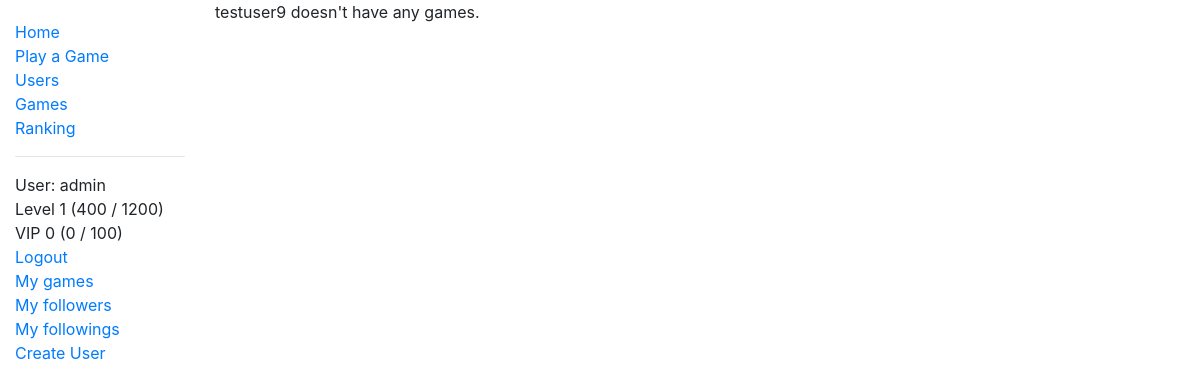
Page /two_zero_four_eight/user/11/games (signed in) on the earlier database version.
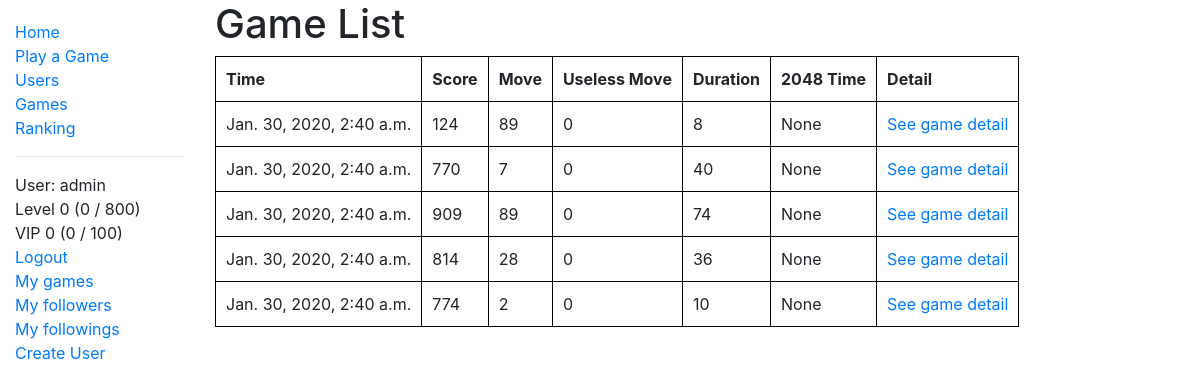
Same page on the later database version.
### two_zero_four_eight/models.py (models this page shows, shortened)
class User(AbstractUser):
    game_played = models.IntegerField(verbose_name='Number of Games Played', default=0)
    best_game = models.OneToOneField('Game', on_delete=models.CASCADE, null=True, blank=True)
    highest_score = models.PositiveIntegerField(verbose_name='Highest Score', null=True, blank=True)
    experience = models.IntegerField(verbose_name='Experience', default=0)
    money_deposited = models.IntegerField(verbose_name='Money Deposited', default=0)
    num_follower = models.IntegerField(verbose_name='Followers', default=0)
    num_following = models.IntegerField(verbose_name='Followings', default=0)
    class Meta:
        ordering = ['date_joined']
    @property
    def level(self):
        return binary_search(number=self.experience, array=experience_table)
    @property
    def level_string(self):
        return 'Level ' + status_string(level=self.level, experience=self.experience, table=experience_table)
    @property
    def vip_level(self):
        return binary_search(number=self.money_deposited, array=vip_table)
    @property
    def vip_level_string(self):
        return 'VIP ' + status_string(level=self.vip_level, experience=self.money_deposited, table=vip_table)

class Game(models.Model):
    player = models.ForeignKey(User, on_delete=models.CASCADE, null=False, blank=False)
    score = models.PositiveIntegerField(verbose_name='Score')
    started_at = models.DateTimeField(default=timezone.now, db_index=True)
    duration_second = models.PositiveIntegerField(verbose_name='Duration in Second')
    time_2048_second = models.PositiveIntegerField(verbose_name='Time taken to achieve 2048', null=True, blank=True)
    move = models.PositiveIntegerField(verbose_name='Number of Moves', default=0)
    useless_move = models.IntegerField(verbose_name='Number of useless moves', default=0)
    game_reconstruction = models.TextField(verbose_name='Game Reconstruction', null=True, default=None)
    class Meta:
        ordering = ['-started_at']
    def get_absolute_url(self):
        return reverse('game-detail', args=[str(self.id)])

### two_zero_four_eight/views.py (the view)
# urls.py: path('user/<int:user_id>/games', views.UserGameListView.as_view(), name='user-game'),
class UserGameListView(LoginRequiredMixin, generic.ListView):
    paginate_by = 5
    template_name = 'two_zero_four_eight/user_game_list.html'
    context_object_name = 'user_game_list'
    def __init__(self):
        super().__init__()
    def get_queryset(self):
        self.user = get_object_or_404(User, id=self.kwargs['user_id'])
        return Game.objects.filter(player=self.user)
    def get_context_data(self, **kwargs):
        context = super().get_context_data(**kwargs)
        context['player'] = self.user
        return context

### two_zero_four_eight/models.py (called while the page is built)
def binary_search(array, number):
    hi = len(array)
    lo = 0
    while hi > lo:
        mid = lo + int((hi - lo + 1) / 2)
        if array[mid] <= number:
            lo = mid
        else:
            hi = mid - 1
    return lo

def status_string(level, experience, table):
    return str(level) + ' (' + str(experience - table[level]) + ' / ' + str(table[level + 1] - table[level]) + ')'

### two_zero_four_eight/templates/two_zero_four_eight/user_game_list.html
{% extends "base_generic.html" %}
{% block content %}
  {% if user_game_list %}
    <h1>Game List</h1>
    <table>
      <tr>
        <th>Time</th>
        <th>Score</th>
        <th>Move</th>
        <th>Useless Move</th>
        <th>Duration</th>
        <th>2048 Time</th>
        <th>Detail</th>
      </tr>
      {% for game in user_game_list %}
        <tr>
          <td>{{game.started_at}}</td>
          <td>{{game.score}}</td>
          <td>{{game.move}}</td>
          <td>{{game.useless_move}}</td>
          <td>{{game.duration_second}}</td>
          <td>{{game.time_2048_second}}</td>
          <td><a href="{{ game.get_absolute_url }}">See game detail</a></td>
        </tr>
      {% endfor %}
    </table>
  {% else %}
    <p>{{ player }} doesn't have any games.</p>
  {% endif %}
{% endblock %}

### two_zero_four_eight/templates/base_generic.html (shortened to what this page needs)
<!DOCTYPE html>
<html lang="en">
<head>
  <link rel="stylesheet" href="https://stackpath.bootstrapcdn.com/bootstrap/4.1.3/css/bootstrap.min.css">
  {% load bootstrap_pagination %}
  <link rel="stylesheet" href="{% static 'css/styles.css' %}">
</head>
<body>
  <div class="container-fluid">
    <div class="row">
      <div class="col-sm-2">
      {% block sidebar %}
        <ul class="sidebar-nav">
          <li><a href="{% url 'index' %}">Home</a></li>
          <li><a href="{% url 'play-game' %}">Play a Game</a></li>
          <li><a href="{% url 'users' %}">Users</a></li>
          <li><a href="{% url 'games' %}">Games</a></li>
          <li><a href="{% url 'user-rank' %}">Ranking</a></li>
          <hr/>
          {% if user.is_authenticated %}
          <li>User: {{ user.get_username }}</li>
          <li>{{ user.level_string }}</li>
          <li>{{ user.vip_level_string }}</li>
          <li><a href="{% url 'logout'%}?next={{request.path}}">Logout</a></li>
          <li><a href="{% url 'user-game' user.id %}">My games</a></li>
          <li><a href="{% url 'user-follower' %}">My followers</a></li>
          <li><a href="{% url 'user-following' %}">My followings</a></li>
          {% if user.is_staff %} <li><a href="{% url 'new-user' %}">Create User</a></li> {% endif %}
          {% else %}
             <li><a href="{% url 'login'%}?next={{request.path}}">Login</a></li>
          {% endif %}
        </ul>
     {% endblock %}
      </div>
      <div class="col-sm-10 ">
          {% block content %}{% endblock %}
      </div>
    </div>
  </div>
</body>
</html>

### two_zero_four_eight/static/css/styles.css (style rules this page uses)
.sidebar-nav { margin-top: 20px; padding: 0; list-style: none; }
table, th, td { padding: 10px; border: 1px solid black; border-collapse: collapse; }

Differences in the rows shown:
no longer on this page (row edited): User: username "testuser9"
changed User "admin": level_string "Level 1 (400 / 1200)" → "Level 0 (0 / 800)"
added Game: started_at "Jan. 30, 2020, 2:40 a.m.", score "124", move "89", useless_move "0", duration_second "8", time_2048_second "None"
added Game: started_at "Jan. 30, 2020, 2:40 a.m.", score "770", move "7", useless_move "0", duration_second "40", time_2048_second "None"
added Game: started_at "Jan. 30, 2020, 2:40 a.m.", score "909", move "89", useless_move "0", duration_second "74", time_2048_second "None"
added Game: started_at "Jan. 30, 2020, 2:40 a.m.", score "814", move "28", useless_move "0", duration_second "36", time_2048_second "None"
added Game: started_at "Jan. 30, 2020, 2:40 a.m.", score "774", move "2", useless_move "0", duration_second "10", time_2048_second "None"
Other differences:
text no longer shown: "doesn't have any games."
text now shown: "Game List Time Score Move Useless Move Duration 2048 Time Detail"
